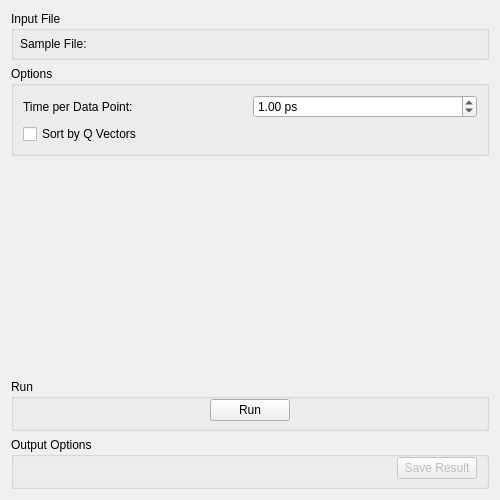
<?xml version="1.0" encoding="UTF-8"?>
<ui version="4.0">
 <class>IndirectSassena</class>
 <widget class="QWidget" name="IndirectSassena">
  <property name="geometry">
   <rect>
    <x>0</x>
    <y>0</y>
    <width>500</width>
    <height>500</height>
   </rect>
  </property>
  <property name="windowTitle">
   <string>Form</string>
  </property>
  <layout class="QVBoxLayout" name="verticalLayout">
   <item>
    <widget class="QGroupBox" name="gbInputFile">
     <property name="title">
      <string>Input File</string>
     </property>
     <layout class="QGridLayout" name="gridLayout">
      <property name="leftMargin">
       <number>6</number>
      </property>
      <property name="topMargin">
       <number>6</number>
      </property>
      <property name="rightMargin">
       <number>6</number>
      </property>
      <property name="bottomMargin">
       <number>6</number>
      </property>
      <item row="0" column="1">
       <widget class="MantidQt::API::FileFinderWidget" name="mwInputFile" native="true">
        <property name="sizePolicy">
         <sizepolicy hsizetype="Preferred" vsizetype="Fixed">
          <horstretch>0</horstretch>
          <verstretch>0</verstretch>
         </sizepolicy>
        </property>
        <property name="label" stdset="0">
         <string/>
        </property>
        <property name="fileExtensions" stdset="0">
         <stringlist>
          <string>.h5</string>
          <string>.hd5</string>
         </stringlist>
        </property>
       </widget>
      </item>
      <item row="0" column="0">
       <widget class="QLabel" name="lblSample">
        <property name="text">
         <string>Sample File:</string>
        </property>
       </widget>
      </item>
     </layout>
    </widget>
   </item>
   <item>
    <widget class="QGroupBox" name="gbOptions">
     <property name="title">
      <string>Options</string>
     </property>
     <layout class="QGridLayout" name="gridLayout_2">
      <item row="0" column="0">
       <widget class="QLabel" name="lblTimeUnit">
        <property name="text">
         <string>Time per Data Point:</string>
        </property>
       </widget>
      </item>
      <item row="0" column="1">
       <widget class="QDoubleSpinBox" name="sbTimeUnit">
        <property name="toolTip">
         <string>&lt;html&gt;&lt;head/&gt;&lt;body&gt;&lt;p&gt;The time in pico seconds between each consecutive data point.&lt;/p&gt;&lt;/body&gt;&lt;/html&gt;</string>
        </property>
        <property name="suffix">
         <string> ps</string>
        </property>
        <property name="maximum">
         <double>1000.000000000000000</double>
        </property>
        <property name="value">
         <double>1.000000000000000</double>
        </property>
       </widget>
      </item>
      <item row="1" column="0" colspan="2">
       <widget class="QCheckBox" name="cbSortQ">
        <property name="text">
         <string>Sort by Q Vectors</string>
        </property>
       </widget>
      </item>
     </layout>
    </widget>
   </item>
   <item>
    <spacer name="verticalSpacer">
     <property name="orientation">
      <enum>Qt::Vertical</enum>
     </property>
     <property name="sizeHint" stdset="0">
      <size>
       <width>20</width>
       <height>40</height>
      </size>
     </property>
    </spacer>
   </item>
   <item>
    <widget class="QGroupBox" name="gbRun">
     <property name="title">
      <string>Run</string>
     </property>
     <layout class="QHBoxLayout" name="horizontalLayout_2">
      <property name="leftMargin">
       <number>0</number>
      </property>
      <property name="topMargin">
       <number>0</number>
      </property>
      <property name="rightMargin">
       <number>0</number>
      </property>
      <property name="bottomMargin">
       <number>7</number>
      </property>
      <item>
       <spacer name="horizontalSpacer_2">
        <property name="orientation">
         <enum>Qt::Horizontal</enum>
        </property>
        <property name="sizeHint" stdset="0">
         <size>
          <width>194</width>
          <height>20</height>
         </size>
        </property>
       </spacer>
      </item>
      <item>
       <widget class="QPushButton" name="pbRun">
        <property name="text">
         <string>Run</string>
        </property>
       </widget>
      </item>
      <item>
       <spacer name="horizontalSpacer">
        <property name="orientation">
         <enum>Qt::Horizontal</enum>
        </property>
        <property name="sizeHint" stdset="0">
         <size>
          <width>193</width>
          <height>20</height>
         </size>
        </property>
       </spacer>
      </item>
     </layout>
    </widget>
   </item>
   <item>
    <widget class="QGroupBox" name="gbOutput">
     <property name="sizePolicy">
      <sizepolicy hsizetype="Preferred" vsizetype="Fixed">
       <horstretch>0</horstretch>
       <verstretch>0</verstretch>
      </sizepolicy>
     </property>
     <property name="title">
      <string>Output Options</string>
     </property>
     <layout class="QHBoxLayout" name="horizontalLayout">
      <property name="topMargin">
       <number>0</number>
      </property>
      <property name="bottomMargin">
       <number>7</number>
      </property>
      <item>
       <widget class="MantidQt::CustomInterfaces::IndirectPlotOptionsView" name="ipoPlotOptions" native="true"/>
      </item>
      <item>
       <spacer name="spOutput">
        <property name="orientation">
         <enum>Qt::Horizontal</enum>
        </property>
        <property name="sizeHint" stdset="0">
         <size>
          <width>40</width>
          <height>20</height>
         </size>
        </property>
       </spacer>
      </item>
      <item>
       <widget class="QPushButton" name="pbSave">
        <property name="enabled">
         <bool>false</bool>
        </property>
        <property name="text">
         <string>Save Result</string>
        </property>
       </widget>
      </item>
     </layout>
    </widget>
   </item>
  </layout>
 </widget>
 <customwidgets>
  <customwidget>
   <class>MantidQt::CustomInterfaces::IndirectPlotOptionsView</class>
   <extends>QWidget</extends>
   <header>IndirectPlotOptionsView.h</header>
   <container>1</container>
  </customwidget>
  <customwidget>
   <class>MantidQt::API::FileFinderWidget</class>
   <extends>QWidget</extends>
   <header>MantidQtWidgets/Common/FileFinderWidget.h</header>
   <container>1</container>
  </customwidget>
 </customwidgets>
 <tabstops>
  <tabstop>mwInputFile</tabstop>
  <tabstop>sbTimeUnit</tabstop>
  <tabstop>cbSortQ</tabstop>
  <tabstop>pbSave</tabstop>
 </tabstops>
 <resources/>
 <connections/>
</ui>
